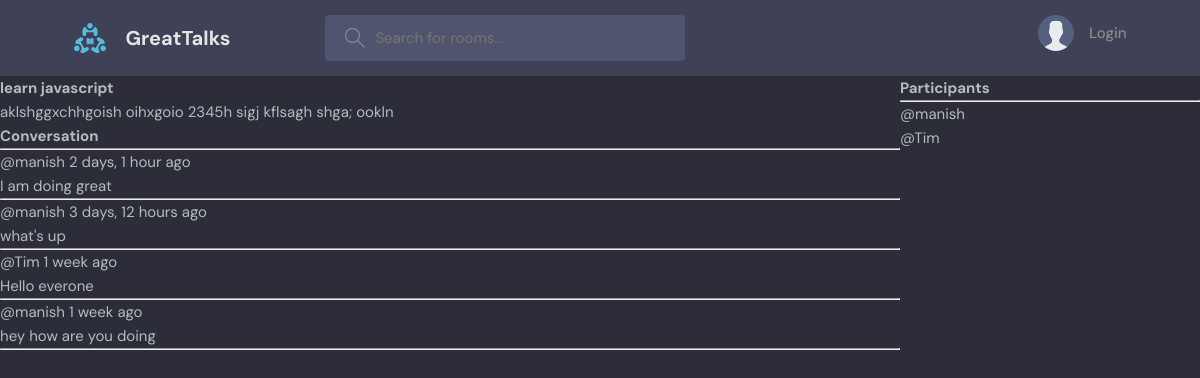
The page /room/1/ on the database its author committed.
### base/models.py (models this page shows, shortened)
class  Room(models.Model):
    host =models.ForeignKey(User, on_delete=models.SET_NULL, null= True)
    topic = models.ForeignKey(Topic, on_delete=models.SET_NULL, null=True)
    name = models.CharField(max_length=200)
    description = models.TextField(null = True, blank=True)
    participants =  models.ManyToManyField(User, related_name='participants', blank=True)
    updated = models.DateTimeField(auto_now=True)
    created = models.DateTimeField(auto_now_add=True)
    class Meta:
        ordering = ['-updated','-created']

class Message(models.Model):
    user = models.ForeignKey(User, on_delete=models.CASCADE)
    room = models.ForeignKey(Room, on_delete=models.CASCADE)
    body = models.TextField()
    updated = models.DateTimeField(auto_now=True)
    created = models.DateTimeField(auto_now_add=True)
    class Meta:
        ordering = ['-updated','-created']

### base/views.py (the view, shortened to what this page needs)
# urls.py: path('room/<str:pk>/',views.room, name="room"),
def room(request,pk):
    room = Room.objects.get(id = pk)
    room_messages = room.message_set.all().order_by('-created')
    participants = room.participants.all()
    context = {'room':room, 'room_messages': room_messages,'participants': participants}
    return render(request, 'base/room.html',context)

### base/templates/base/room.html (shortened to what this page needs)
{% extends 'main.html' %}
{%block content%}
<div class="room-container">
    <div>
        <h1>{{room.name}}</h1>
        <p>{{room.description}}</p>
        <div class="comment-wrapper">
        <h3>Conversation</h3>
        <hr>
        {% for message in room_messages %}
        <div>
            <small>@{{message.user}} {{message.created|timesince}} ago</small>
            <p>{{message.body}}</p>
            <hr>
        </div>
        {% endfor %}
        </div>
    </div>
    <div>
        <h3> Participants</h3>
        <hr>
        {% for user in participants%}
        <div>
            <p>@{{user.username}}</p>
        </div>
        {% endfor %}
    </div>
</div>
{%endblock%}

### static/styles/style.css (style rules this page uses)
:root { --color-main: #71c6dd; --color-main-light: #e1f6fb; --color-dark: #3f4156; --color-dark-medium: #51546e; --color-dark-light: #696d97; --color-light: #e5e5e5; --color-gray: #8b8b8b; --color-light-gray: #b2bdbd; --color-bg: #2d2d39; --color-success: #5dd693; --color-error: #fc4b0b; }
* { font-family: "DM Sans", -apple-system, BlinkMacSystemFont, "Segoe UI", Roboto, Oxygen, Ubuntu, Cantarell, "Open Sans", "Helvetica Neue", sans-serif; margin: 0; padding: 0; box-sizing: border-box; text-rendering: optimizeLegibility; font-size: inherit; }
html { font-size: 56.25%; }
@media only screen and (min-width: 1200px) { html { font-size: 62.5%; } }
body { line-height: 1.6; font-weight: 400; font-size: 1.5rem; color: var(--color-light-gray); background-color: var(--color-bg); min-height: 100vh; }

### base/templates/base/room.html (style rules this page uses)
.room-container { display: grid; grid-template-columns: 3fr 1fr; }

### rows shown on the page
Room: name "learn javascript", description "aklshggxchhgoish oihxgoio 2345h sigj kflsagh shga; ookln"
Message: user "manish", created "2 days, 1 hour", body "I am doing great"
Message: user "manish", created "3 days, 12 hours", body "what's up"
Message: user "Tim", created "1 week", body "Hello everone"
Message: user "manish", created "1 week", body "hey how are you doing"

### other values the page prints
{{ user.username }} "manish"
{{ user.username }} "Tim"
